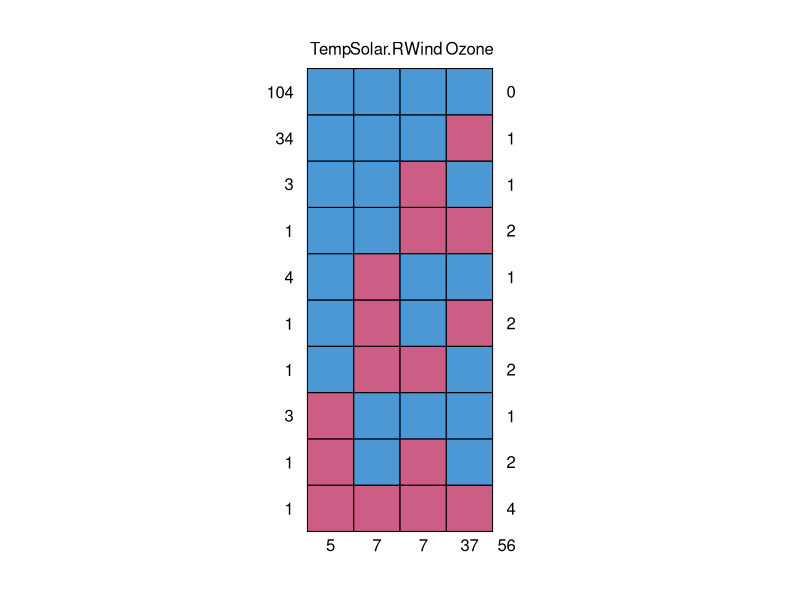
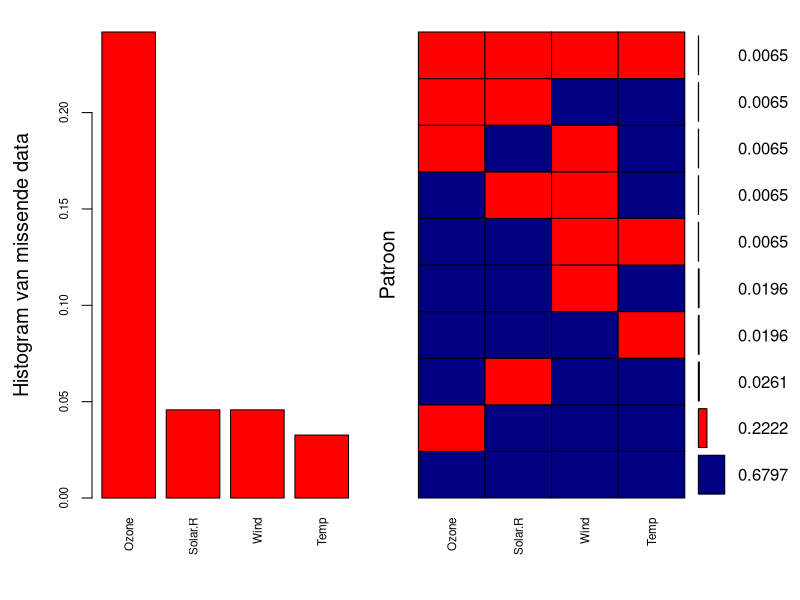
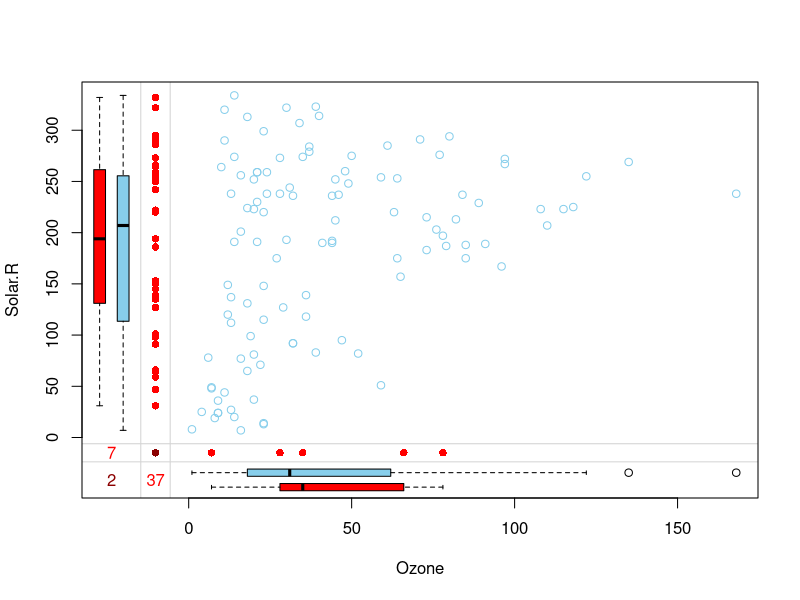
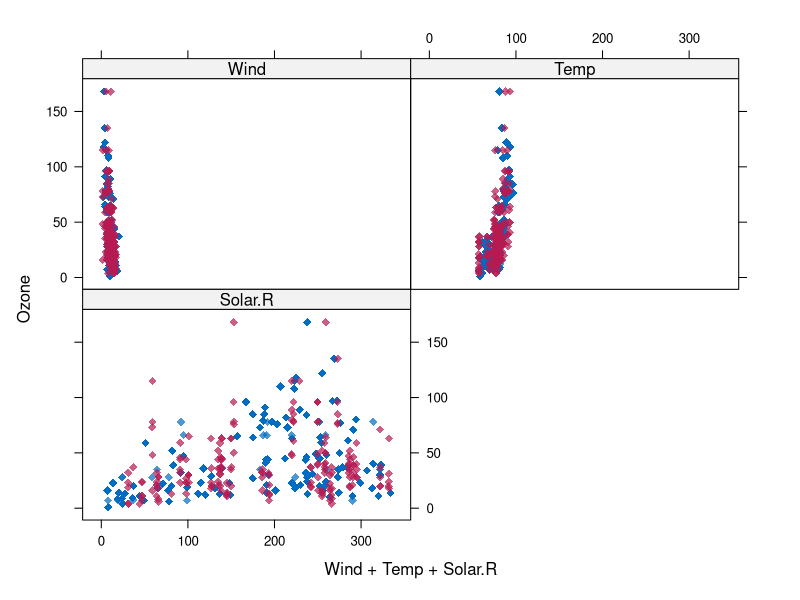
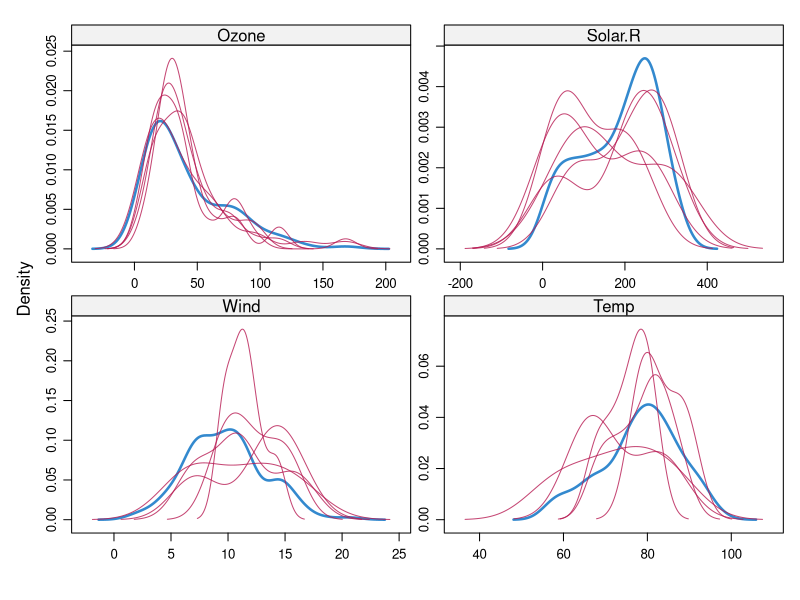
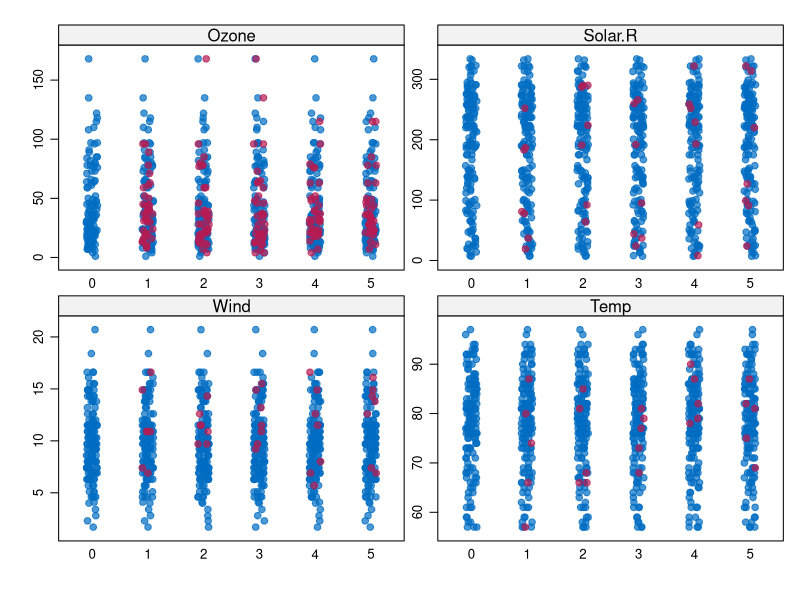

Write R code to recreate these figures, in order.
## ---- chunk 1
knitr::opts_chunk$set(echo = TRUE)
## ---- chunk 2
library(mice)
data <- airquality
data[4:10,3] <- rep(NA,7)
data[1:5,4] <- NA
summary(data)
## ---- chunk 3
data <- data[-c(5,6)]
summary(data)

## ---- chunk 4
pMiss <- function(x){sum(is.na(x))/length(x)*100}
apply(data,2,pMiss)
apply(data,1,pMiss)

## ---- chunk 5
md.pattern(data)
## ---- chunk 6
library(VIM)
aggr_plot <- aggr(data, col=c('navyblue','red'), numbers=TRUE, sortVars=TRUE, labels=names(data), cex.axis=.7, gap=3, ylab=c("Histogram van missende data","Patroon"))
## ---- chunk 7
marginplot(data[c(1,2)])
## ---- chunk 8
tempData <- mice(data,m=5,maxit=50,meth='pmm',seed=500)
summary(tempData)
## ---- chunk 9
tempData$imp$Ozone
## ---- chunk 10
tempData$meth


## ---- chunk 11
completedData <- complete(tempData,1)
## ---- chunk 12
xyplot(tempData,Ozone ~ Wind+Temp+Solar.R,pch=18,cex=1)
## ---- chunk 13
densityplot(tempData)
## ---- chunk 14
stripplot(tempData, pch = 20, cex = 1.2)
## ---- chunk 15
modelFit1 <- with(tempData,lm(Temp~ Ozone+Solar.R+Wind))
summary(pool(modelFit1))
## ---- chunk 16
tempData2 <- mice(data,m=50,seed=245435)
modelFit2 <- with(tempData2,lm(Temp~ Ozone+Solar.R+Wind))
summary(pool(modelFit2))
